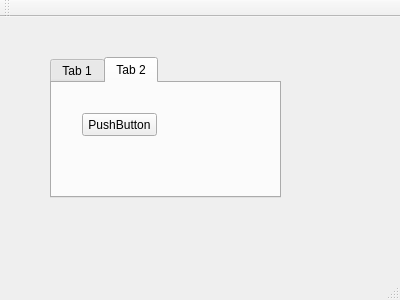
<?xml version="1.0" encoding="UTF-8"?>
<ui version="4.0">
 <class>MainWindow</class>
 <widget class="QMainWindow" name="MainWindow">
  <property name="geometry">
   <rect>
    <x>0</x>
    <y>0</y>
    <width>400</width>
    <height>300</height>
   </rect>
  </property>
  <property name="windowTitle">
   <string>MainWindow</string>
  </property>
  <widget class="QWidget" name="centralWidget">
   <widget class="QTabWidget" name="tabWidget">
    <property name="geometry">
     <rect>
      <x>50</x>
      <y>40</y>
      <width>231</width>
      <height>141</height>
     </rect>
    </property>
    <property name="currentIndex">
     <number>1</number>
    </property>
    <widget class="QWidget" name="tab">
     <attribute name="title">
      <string>Tab 1</string>
     </attribute>
     <widget class="QRadioButton" name="radioButton">
      <property name="geometry">
       <rect>
        <x>20</x>
        <y>20</y>
        <width>89</width>
        <height>16</height>
       </rect>
      </property>
      <property name="text">
       <string>RadioButton</string>
      </property>
     </widget>
    </widget>
    <widget class="QWidget" name="tab_2">
     <attribute name="title">
      <string>Tab 2</string>
     </attribute>
     <widget class="QPushButton" name="pushButton">
      <property name="geometry">
       <rect>
        <x>30</x>
        <y>30</y>
        <width>75</width>
        <height>23</height>
       </rect>
      </property>
      <property name="text">
       <string>PushButton</string>
      </property>
     </widget>
    </widget>
   </widget>
  </widget>
  <widget class="QMenuBar" name="menuBar">
   <property name="geometry">
    <rect>
     <x>0</x>
     <y>0</y>
     <width>400</width>
     <height>23</height>
    </rect>
   </property>
  </widget>
  <widget class="QToolBar" name="mainToolBar">
   <attribute name="toolBarArea">
    <enum>TopToolBarArea</enum>
   </attribute>
   <attribute name="toolBarBreak">
    <bool>false</bool>
   </attribute>
  </widget>
  <widget class="QStatusBar" name="statusBar"/>
 </widget>
 <layoutdefault spacing="6" margin="11"/>
 <resources/>
 <connections/>
</ui>
